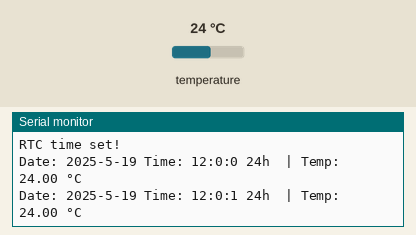
Simulated run of this sketch. Board: Arduino Uno, built with avr-gcc and run on an emulated ATmega328P. On the bench: the last lines printed to the serial monitor. The inputs (shaded band) are chosen by the test bench; at power-on: temperature 24 °C. The local clock reads 2024-03-15 10:24:30 at power-on unless the sketch sets it.

Above: at 1.8 s.
1.9 s: temperature set to 12 °C
At 2.8 s:
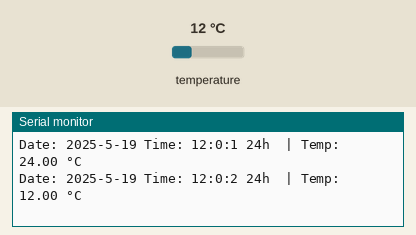
3.4 s: temperature set to 19 °C
At 4.9 s:
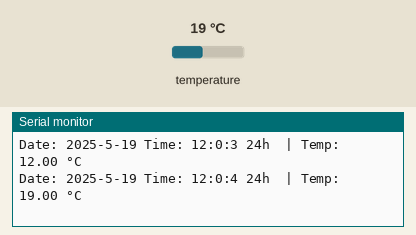
Timing chart, 0 to 6.4 s (numbered marks = the images above; inputs shaded):
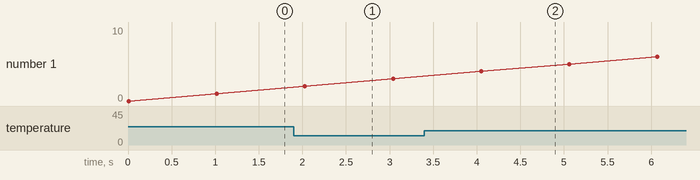

Measured:
- after the input at 1.9 s, the serial monitor: prints a new line after 0.13 s (image 1)
- after the input at 3.4 s, the serial monitor: prints a new line after 0.65 s (image 2)

The sketch:

SetUpRTC.ino.ino
```cpp
#include <Wire.h>
#include <DS3231.h>

DS3231 rtc;
bool century = false;
bool h12Flag;
bool pmFlag;

void setup() {
  Wire.begin();
  Serial.begin(57600);

  // Set time once (year, month, day, hour, minute, second)
  // Remove or comment this after the time is set to avoid resetting every boot
  rtc.setClockMode(false); // false = 24h, true = 12h
  rtc.setYear(25);         // 2025 (only last two digits)
  rtc.setMonth(5);         // May
  rtc.setDate(19);         // 19th
  rtc.setHour(12);
  rtc.setMinute(0);
  rtc.setSecond(0);

  Serial.println("RTC time set!");
}

void loop() {
  Serial.print("Date: 20");
  Serial.print(rtc.getYear(), DEC); Serial.print("-");
  Serial.print(rtc.getMonth(century), DEC); Serial.print("-");
  Serial.print(rtc.getDate(), DEC); Serial.print(" ");

  int hour = rtc.getHour(h12Flag, pmFlag);
  Serial.print("Time: ");
  Serial.print(hour); Serial.print(":");
  Serial.print(rtc.getMinute()); Serial.print(":");
  Serial.print(rtc.getSecond());

  if (h12Flag) {
    Serial.print(pmFlag ? " PM " : " AM ");
  } else {
    Serial.print(" 24h ");
  }

  Serial.print(" | Temp: ");
  Serial.print(rtc.getTemperature(), 2);
  Serial.println(" °C");

  delay(1000);
}
```
